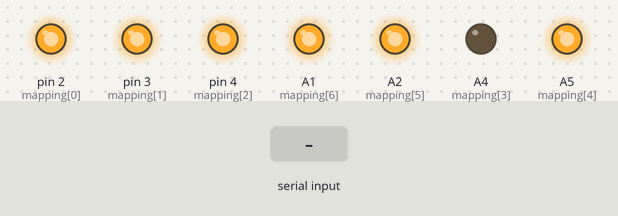
The sketch below on a simulated Arduino Uno, built with avr-gcc and run on an emulated ATmega328P. On the bench: output pins drawn as LEDs (lit = HIGH). Inputs (shaded band) come from the test bench.

Above: at 1.2 s.
1.3 s: "1" received over Serial
At 2.2 s:
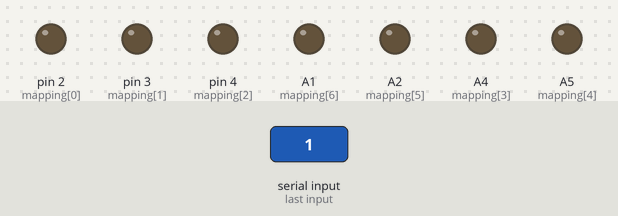
Timing chart, 0 to 4.3 s (numbered marks = the images above; inputs shaded):
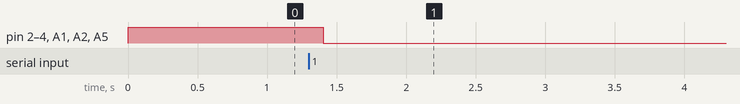

The sketch:

_7Segment.ino
```cpp
/*
*/

char mapping[7] = {2, 3, 4, A4, A5, A2, A1};
bool nums[10][7] = {{1, 1, 1, 0, 1, 1, 1},//0
                  {0, 0, 1, 0, 0, 0, 1},//1
                  {1, 1, 0, 1, 0, 1, 1},//2
                  {0, 1, 1, 1, 0, 1, 1},//3
                  {0, 0, 1, 1, 1, 0, 1},//4
                  {0, 1, 1, 1, 1, 1, 0},//5
                  {1, 1, 1, 1, 1, 1, 0},//6
                  {0, 0, 1, 0, 0, 1, 1},//7
                  {1, 1, 1, 1, 1, 1, 1},//8
                  {0, 1, 1, 1, 1, 1, 1} };//9


void displayGear(char gear){
    if(gear < 0){
      gear = 0;
    }

    for(int j=0; j<7; j++){
      digitalWrite(mapping[j], nums[gear][j]);
    }
}

void setup() {
  // initialize digital pin LED_BUILTIN as an output.
  pinMode(2, OUTPUT);
  pinMode(3, OUTPUT);
  pinMode(4, OUTPUT);
  pinMode(A1, OUTPUT);
  pinMode(A2, OUTPUT);
  pinMode(A5, OUTPUT);
  pinMode(A4, OUTPUT);

  Serial.begin(9600);
  while (!Serial) {
    delay(100); // wait for serial port to connect. Needed for native USB port only
  }

  displayGear(0);
}


void sequence(){
  for(int i = 0; i<10; i++){
    for(int j=0; j<7; j++){
      digitalWrite(mapping[j], nums[i][j]);
    }
    delay(1000);
  }
}

// the loop function runs over and over again forever
void loop() {
  static char lastGear = 0;
  char gear = 0;

  if (Serial.available()){
    delay(100);
    gear = Serial.read();
    if(gear != lastGear){
      displayGear(gear);
      lastGear = gear;
    }
  }else{
    delay(10);
  }
}
```

Measured:
- after the input at 1.3 s, pin 2 (mapping[0]), pin 3 (mapping[1]), pin 4 (mapping[2]), A1 (mapping[6]), A2 (mapping[5]), A5 (mapping[4]): HIGH → LOW after 0.10 s
